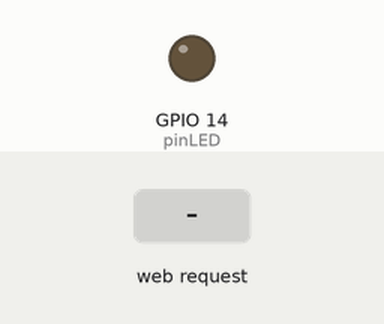
The sketch below on a simulated ESP8266 (NodeMCU). Parts: output pins drawn as LEDs (lit = HIGH). The inputs (shaded band) are chosen by the test bench. WiFi joins after 1.5 s; servers stay silent unless stated; what the sketch prints to the serial monitor is not drawn.

Above: at 3.2 s.
3.3 s: HTTP request GET /ledUP received
At 4.2 s:
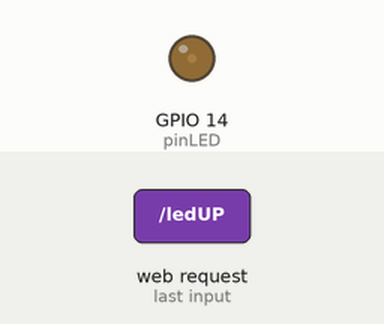
4.8 s: HTTP request GET /ledDW received
At 5.3 s:
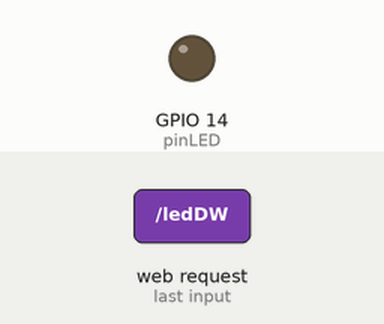
Timing chart, 0 to 7.8 s (numbered marks = the images above; inputs shaded):
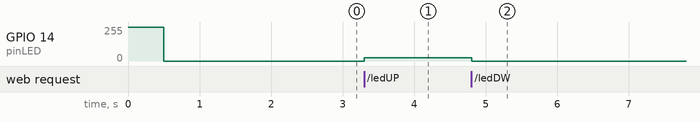

Measured:
- after the input at 3.3 s, GPIO 14 (pinLED): 0/255 → 24/255 at once
- after the input at 4.8 s, GPIO 14 (pinLED): 24/255 → 0/255 at once

The sketch:

Controllo_Luminosita_Script.ino
```cpp
#include <ESP8266WiFi.h>


const char* ssid     = "********";
const char* password = "********";


WiFiServer server(80);


String header;


int lumos=0;


const int pinLED= 14;


void setup() {
  Serial.begin(57600);
  pinMode(pinLED,OUTPUT);
  //Impostazioni iniziali del LED
  analogWrite(pinLED, 1023);
  delay(500);
  analogWrite(pinLED, 0);


  Serial.print("Mi sto connettendo a ");
  Serial.println(ssid);
  WiFi.begin(ssid, password);

  while (WiFi.status() != WL_CONNECTED) {
    delay(500);
    Serial.print(".");
  }
  Serial.println("");
  Serial.println("Connesso alla rete.");
  Serial.println("Il mio indirizzo IP: ");
  Serial.println(WiFi.localIP());
  server.begin();
}

void loop(){

  WiFiClient client = server.available();

  if (client) {

    Serial.println("Nuovo client");

    String currentLine = "";

    while (client.connected()) {

      if (client.available()) {

        char c = client.read();
        Serial.write(c);
        header += c;
        if (c == '\n') {

          if (currentLine.length() == 0) {


            client.println("HTTP/1.1 200 OK");
            client.println("Content-type:text/html");
            client.println("Connection: close");
            client.println();


            if (header.indexOf("ledUP") >= 0) {
              if (lumos<1000){
                Serial.println("Aumento la luminosità");
              lumos+=100;
              analogWrite(pinLED,lumos);
              }
              else{
                Serial.println("Luminosità massima raggiunta");
              }

            } else if (header.indexOf("ledDW") >= 0) {
              if (lumos>0){
                lumos-=100;
                Serial.println("Riduco la luminosità");
                analogWrite(pinLED,lumos);
              }
              else{
                Serial.println("Il LED è spento");
              }
            }


            client.println("<!DOCTYPE html><html>");
            client.println("<head><title>Server web ESP</title><meta name=\"viewport\" content=\"width=device-width, initial-scale=1.0\"></head>");


            client.println("<body><h1 style=\"width: 100%; height:64px\">Server web ESP</h1>");


            client.println("<p>Luminosit&agrave; LED: " + String(lumos/10) + "%</p>");

            if (lumos==1000){
              client.println("<p style=\"width: 100%; height:64px\"><a href=\"/ledUP\"><button disabled>Aumenta Luminosit&agrave;</button></a></p>");
            }
            else{
              client.println("<p style=\"width: 100%; height:64px\"><a href=\"/ledUP\"><button>Aumenta Luminosit&agrave;</button></a></p>");
            }
            if (lumos==0){
             client.println("<p style=\"width: 100%; height:64px\"><a href=\"/ledDW\"><button disabled>Riduci Luminosit&agrave;</button></a></p>");
            }
            else{
              client.println("<p style=\"width: 100%; height:64px\"><a href=\"/ledDW\"><button>Riduci Luminosit&agrave;</button></a></p>");
            }


            client.println("</body></html>");


            client.println();
            //Infine, rompiamo il ciclo
            break;
          } else {

            currentLine = "";
          }
        } else if (c != '\r') {

          currentLine += c;
        }
      }
    }

    header = "";

    client.stop();
    Serial.println("Client disconnesso");
    Serial.println("");
  }
}
```
